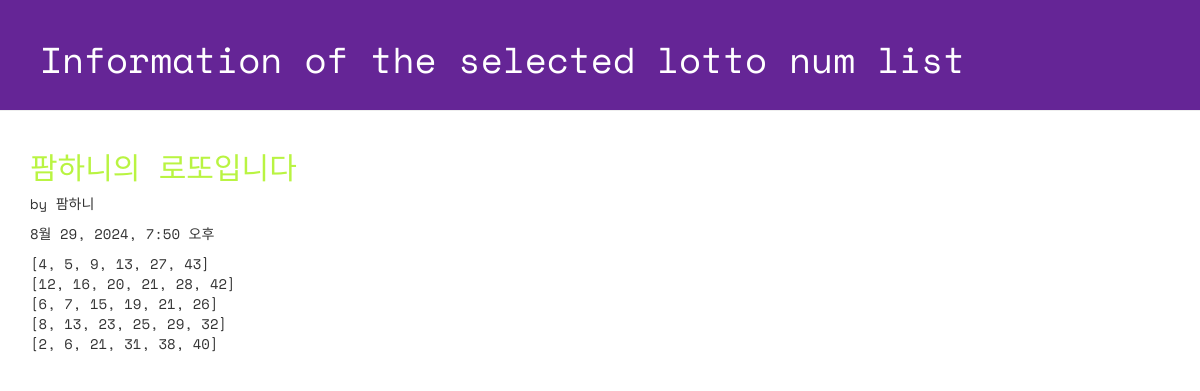
The page /lotto/5/detail/ on the database its author committed.
### lotto/models.py (models this page shows, shortened)
class GuessNumbers(models.Model):
    name = models.CharField(max_length=24)
    text = models.CharField(max_length=255)
    lottos = models.CharField(max_length=255, default='[1,2,3,4,5,6]') # 로또 번호 리스트
    num_lotto = models.IntegerField(default=5)
    update_date = models.DateTimeField()

### lotto/views.py (the view)
# urls.py: path('lotto/<int:lottokey>/detail/', views.detail, name='detail'), # http://127.0.0.1:8000/lotto/1(key value)/detail
def detail(request, lottokey):
    lotto = GuessNumbers.objects.get(pk=lottokey)
    return render(request,"lotto/detail.html", {'lotto':lotto})

### lotto/templates/lotto/detail.html (shortened to what this page needs)
<!DOCTYPE html>
{% load static %}
<html lang="ko">
    <head>
        <link rel="stylesheet" href="//maxcdn.bootstrapcdn.com/bootstrap/3.2.0/css/bootstrap.min.css">
        <link rel="stylesheet" href="//maxcdn.bootstrapcdn.com/bootstrap/3.2.0/css/bootstrap-theme.min.css">
        <link rel="stylesheet" href="{% static 'css/lotto.css' %}">
    </head>
    <body>
        <div class="page-header">
            <h1>Information of the selected lotto num list</h1>
        </div>
        <div class="container lotto">
            <h2>{{ lotto.text }}</h2>
            <p> by {{ lotto.name }}</p>
            <p>{{ lotto.update_date }}</p>
            <p>{{ lotto.lottos | linebreaksbr }}</p>
        </div>
    </body>
</html>

### lotto/static/css/lotto.css (style rules this page uses)
.page-header { background-color: #652596; margin-top: 0; padding: 20px 20px 20px 40px; font-family: 'Space Mono', monospace; }
.page-header h1 { color: #FFFFFF; }
.container { font-family: 'Space Mono', monospace; }
.container h2 { color: #b9f442; }

### rows shown on the page
GuessNumbers: text "팜하니의 로또입니다", name "팜하니", update_date "8월 29, 2024, 7:50 오후", lottos "[4, 5, 9, 13, 27, 43] [12, 16, 20, 21, 28, 42] [6, 7, 15, 19, 21, 26] [8, 13, 23, 25, 29, 32] [2, 6, 21, 31, 38, 40]"
